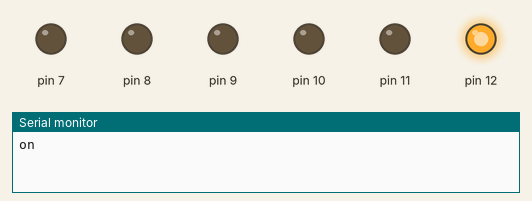
Simulated run of this sketch. Board: Arduino Uno, built with avr-gcc and run on an emulated ATmega328P. Shown: output pins drawn as LEDs (lit = HIGH), the last lines printed to the serial monitor.

Above: at 0.05 s.
At 0.65 s:
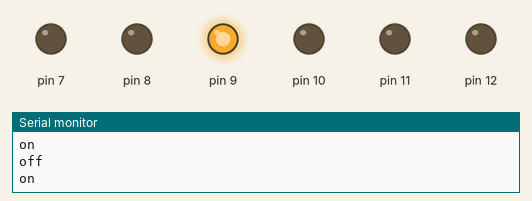
At 1.05 s:
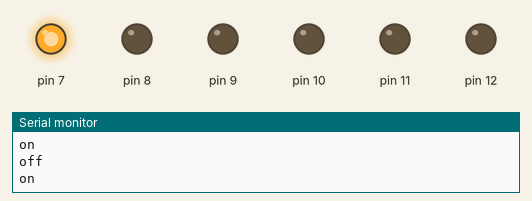
At 1.45 s:
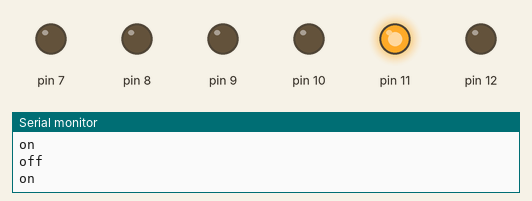
At 2.05 s:
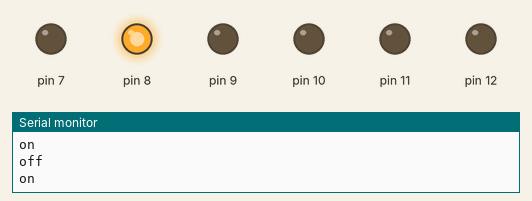
At 2.75 s:
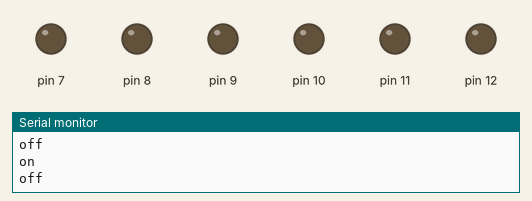
Timing chart, 0 to 3.0 s (numbered marks = the images above):
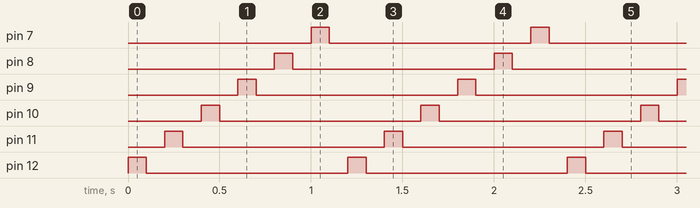

Measured:
- by itself, pin 7–12: alternates HIGH for 0.10 s and LOW for 1.1 s
- by itself, everything shown: repeats every 1.2 s, in 12 steps

The sketch:

robotics.ino
```cpp
int led[6] = {12, 11, 10, 9, 8, 7};

class led_class{
  public:
  led_class(int pin_){
    pin = pin_;
  }
  int pin;

  void turnOn(){
    digitalWrite(pin, 20);
    Serial.println("on");
  }
  void turnOff(){
    digitalWrite(pin, LOW);
    Serial.println("off");
  }
  private:
};

class led_turn{
  public:
  led_class* leds;
  int num_leds;

  led_turn(led_class* led_array, int n) : leds(led_array), num_leds(n) {}

  void autocontrol(){
    for (int i=0; i<num_leds; i++){
      leds[i].turnOn();
      delay(100);
      leds[i].turnOff();
      delay(100);
    }
  }
};

led_class l0(led[0]);
led_class l1(led[1]);
led_class l2(led[2]);
led_class l3(led[3]);
led_class l4(led[4]);
led_class l5(led[5]);

led_class led_array[] = {l0, l1, l2, l3, l4, l5};

led_turn led_control(led_array, 6);

void setup() {
  // put your setup code here, to run once:
  Serial.begin(115200);
  for (int i=0; i<6; i++){
    pinMode(led_array[i].pin, OUTPUT);
  }

  // l1.setPin2(10);
  // Serial.println(l1.getPin2());
}

void loop() {
  // l0.turnOn();
  // delay(100);
  // l0.turnOff();
  // delay(100);

  // l1.turnOn();
  // delay(100);
  // l1.turnOff();
  // delay(100);

  led_control.autocontrol();
}
```
